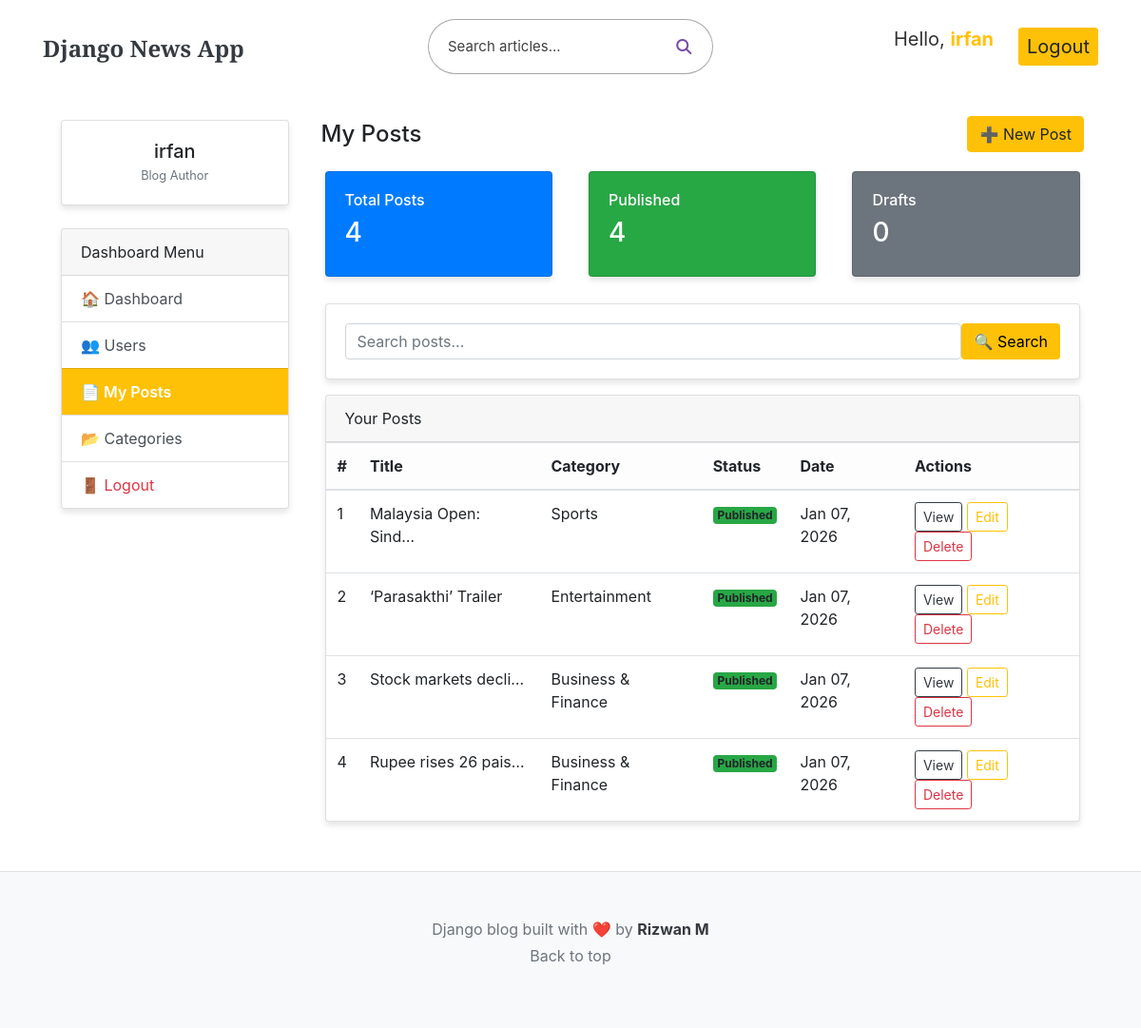
The page /dashboard/posts/ (signed in) on the database its author committed.
### blogs/models.py (models this page shows, shortened)
class Blog(models.Model):
    title = models.CharField(max_length=100)
    slug = models.SlugField(max_length=100, unique=True, blank=True)
    author = models.ForeignKey(User, on_delete=models.CASCADE)
    category = models.ForeignKey(Category, on_delete=models.CASCADE)
    featured_image = models.ImageField(upload_to='blogs/%Y/%m/%d/', null=True, blank=True)
    short_description = models.TextField(max_length=255)
    blog_body = models.TextField(max_length=5000)
    status = models.CharField(max_length=20, choices=Status_Choices, default='draft')
    is_featured = models.BooleanField(default=False)
    created_at = models.DateTimeField(auto_now_add=True)
    updated_at = models.DateTimeField(auto_now=True)

class Category(models.Model):
    category = models.CharField(max_length=100)
    created_at = models.DateTimeField(auto_now_add=True)
    updated_at = models.DateTimeField(auto_now=True)
    class Meta:
        verbose_name = "Category"
        verbose_name_plural = "Categories"

### dashboard/views.py (the view)
# urls.py: path('posts/', views.post_list, name='post_list'),
@login_required(login_url='login_user')
def post_list(request):
    search_query = request.GET.get('q', '').strip()
    posts = Blog.objects.filter(author=request.user)
    if search_query:
        posts = posts.filter(title__icontains=search_query)
    pablised_posts = posts.filter(status='published').count()
    draft_posts = posts.filter(status='draft').count()
    context = {
            'published_posts': pablised_posts,
            'draft_posts': draft_posts,
            'posts': posts,
        }
    return render(request, 'dashboard/posts.html', context)

### dashboard/templates/dashboard/posts.html (shortened to what this page needs)
{% extends "base.html" %}
{% block content %}
<div class="container-fluid mt-4">
    <div class="row">
            {% include "dashboard/sidebar.html" %}
        <div class="col-md-9">
            <div class="d-flex justify-content-between align-items-center mb-3">
                <h4 class="fw-bold mb-0">My Posts</h4>
                <a href="{% url "post_add" %}" class="btn btn-warning">
                    ➕ New Post
                </a>
            </div>
            <div class="row mb-4">
                <div class="col-md-4">
                    <div class="card bg-primary text-white shadow-sm">
                        <div class="card-body">
                            <h6>Total Posts</h6>
                            <h3>{{ posts.count }}</h3>
                        </div>
                    </div>
                </div>
                <div class="col-md-4">
                    <div class="card bg-success text-white shadow-sm">
                        <div class="card-body">
                            <h6>Published</h6>
                            <h3>{{ published_posts }}</h3>
                        </div>
                    </div>
                </div>
                <div class="col-md-4">
                    <div class="card bg-secondary text-white shadow-sm">
                        <div class="card-body">
                            <h6>Drafts</h6>
                            <h3>{{ draft_posts }}</h3>
                        </div>
                    </div>
                </div>
            </div>
            <div class="card shadow-sm mb-3">
                <div class="card-body">
                    <form method="get" action="{% url "post_list" %}" class="d-flex">
                        <input type="text"
                               name="q"
                               class="form-control me-2"
                               placeholder="Search posts..."
                               value="{{ request.GET.q }}">
                        <button class="btn bg-warning "
                                type="submit">
                            🔍 Search
                        </button>
                    </form>
                </div>
            </div>
            <div class="card shadow-sm">
                <div class="card-header fw-bold">
                    Your Posts
                </div>
                <div class="card-body p-0">
                    <table class="table table-hover mb-0 align-middle">
                        <thead class="table-light">
                            <tr>
                                <th>#</th>
                                <th>Title</th>
                                <th>Category</th>
                                <th>Status</th>
                                <th>Date</th>
                                <th class="text-end">Actions</th>
                            </tr>
                        </thead>
                        <tbody>
                            {% for post in posts %}
                            <tr>
                                <td>{{ forloop.counter }}</td>
                                <td>{{ post.title|truncatechars:20 }}</td>
                                <td>{{ post.category.category }}</td>
                                <td>
                                    {% if post.status == 'published' %}
                                        <span class="badge bg-success">Published</span>
                                    {% else %}
                                        <span class="badge bg-secondary">Draft</span>
                                    {% endif %}
                                </td>
                                <td>{{ post.created_at|date:"M d, Y" }}</td>
                                <td class="text-end">
                                    {% if post.status == 'published' %}
                                    <a href="{% url 'blog_detail' post.slug %}"
                                       class="btn btn-sm btn-outline-dark">
                                        View
                                    </a>
                                    <a href="{% url "post_edit" post.pk %}"
                                       class="btn btn-sm btn-outline-warning">
                                        Edit
                                    </a>
                                    <a href="{% url "post_delete" post.pk %}"
                                       class="btn btn-sm btn-outline-danger"
                                       onclick="return confirm('Delete this post?')">
                                        Delete
                                    </a>
                                    {% endif %}
                                </td>
                            </tr>
                            {% empty %}
                            <tr>
                                <td colspan="6" class="text-center text-muted py-4">
                                    No posts found
                                </td>
                            </tr>
                            {% endfor %}
                        </tbody>
                    </table>
                </div>
            </div>
        </div>
    </div>
</div>
{% endblock %}

### templates/base.html (shortened to what this page needs)
{% load static %}
<!DOCTYPE html>
<html>
<head>
    <link rel="stylesheet" href="{% static "base.css" %}" />
    <link rel="stylesheet" href="{% static "blog.css" %}" />
    <link
  rel="stylesheet"
  href="https://cdnjs.cloudflare.com/ajax/libs/font-awesome/6.5.0/css/all.min.css"/>
  <link href="https://getbootstrap.com/docs/4.0/dist/css/bootstrap.min.css" rel="stylesheet">
</head>
<body>
<div class="container">
    <header class="blog-header py-3 inverted-header"
            style="position: sticky; background-color: white; top: 0; z-index: 1000;">
        <div class="row flex-nowrap justify-content-between align-items-center">
            <div class="col-4 pt-1">
                <a class="blog-header-logo text-dark"
                   style="font-size: 150%; font-weight: bold;"
                   href="/">Django News App</a>
            </div>
            <div class="col-4 d-flex justify-content-center align-items-center">
             <form class="search-box" method="GET" action="{% url "search_results" %}">
                <input
                    type="text"
                    name="keyword"
                    placeholder="Search articles..."
                    aria-label="Search">
                <button type="submit">
                    <i class="fas fa-search"></i>
                </button>
            </form>
            </div>
            <div class="col-4 d-flex justify-content-end align-items-center">
                {% if not user.is_authenticated %}
                <a class="btn btn-sm btn-warning" href="{% url 'login_user' %}" style="font-size: 20px;">Login</a>
                &ensp;
                <a class="btn btn-sm btn-outline-secondary" href="{% url 'register_user' %}" style="font-size: 20px;">Register</a>
                {% else %}
                <p class="btn btn-sm" style="font-size: 20px;"><span class="btn btn-sm user-greeting" style="font-size: 20px;">
                    <a href="{% url 'dashboard' %}" style="text-decoration: none;">
                    <span class="hover-text" data-hover="Dashboard">
                    <span class="original">Hello, <span class="user-name">{{ user }}</span> </span>
                    </span>
                </a>
                </span>
                </p>
                <a class="btn btn-sm btn-warning" href="{% url 'logout_user' %}" style="font-size: 20px;">Logout</a>
                {% endif %}
            </div>
        </div>
    </header>
    {% block content %}{% endblock %}
</div>
<footer class="blog-footer bg-light py-5 border-top mt-5">
<div class="container text-center">
    <p class="mb-1 text-muted">Django blog built with ❤️ by <a href="#" class="text-dark font-weight-bold">Rizwan M</a></p>
    <p><a href="#" class="text-muted">Back to top</a></p>
</div>
</footer>
</body>
</html>

### dashboard/templates/dashboard/sidebar.html
    <div class="col-md-3">
            <div class="card shadow-sm mb-4">
                <div class="card-body text-center">
                    <h5 class="mb-0">{{ request.user.username }}</h5>
                    <small class="text-muted">Blog Author</small>
                </div>
            </div>
  <div class="card shadow-sm">
                <div class="card-header fw-bold">
                    Dashboard Menu
                </div>
                <ul class="list-group list-group-flush">
                    <a href="{% url 'dashboard' %}" class=" list-group-item list-group-item-action {% if '/dashboard/' == request.path %}active-warning {% endif %}">🏠 Dashboard</a>
                    {% if perms.auth.add_user %}
                    <a href="{% url 'user_list' %}" class=" list-group-item list-group-item-action {% if '/users/' in request.path %}active-warning {% endif %}">👥 Users</a>
                    {% endif %}
                    <a href="{% url 'post_list' %}" class="list-group-item list-group-item-action {% if '/posts/' in request.path %}active-warning {% endif %}">📄 My Posts</a>
                    <a href="{% url "category_list" %}" class="list-group-item list-group-item-action {% if '/categories/' in request.path %}active-warning {% endif %}">📂 Categories</a>
                    <a href="{% url 'logout_user' %}" class="list-group-item list-group-item-action text-danger {% if '/logout/' in request.path %}active-warning {% endif %}">🚪 Logout</a>
                </ul>
            </div>
        </div>

### static/base.css (style rules this page uses)
.search-box { display: flex; align-items: center; background: rgba(255, 255, 255, 0.18); backdrop-filter: blur(12px); border: 1px solid rgba(0, 0, 0, 0.35); border-radius: 30px; padding: 6px 8px; width: 300px; transition: all 0.35s ease; }
.search-box input { border: none; outline: none; background: transparent; color: #221d1d; padding: 8px 12px; width: 100%; font-size: 15px; }
.search-box input::placeholder { color: rgba(0, 0, 0, 0.75); }
.search-box button { background: transparent; border: none; border-radius: 50%; width: 50px; height: 44px; display: block; align-items: center; justify-content: center; cursor: pointer; color: #764ba2; transition: all 0.3s ease; }
.user-greeting { display: inline-flex; align-items: center; transition: transform 0.25s ease; }
.hover-text { position: relative; display: inline-block; cursor: pointer; color: #333; white-space: nowrap; transition: color 0.3s ease; }
.hover-text .original { visibility: visible; transition: opacity 0.5s ease-out; }
.hover-text::after { content: attr(data-hover); position: absolute; left: 20px; opacity: 0; color: #ffc107; }
.user-name { font-weight: bold; color: #ffc107; }

### blogs/static/blog.css (style rules this page uses)
:root { --primary-color: hsl(210, 10%, 23%); --accent-color: #ffc107; --text-muted: #6c757d; }
body { font-family: 'Inter', -apple-system, BlinkMacSystemFont, "Segoe UI", Roboto, sans-serif; color: #333; line-height: 1.6; }
h1, h2, h3, h4, .blog-header-logo { font-family: 'Playfair Display', serif; }
a.blog-header-logo { font-size: x-large; text-decoration: none; }
.card { transition: transform 0.3s ease, box-shadow 0.3s ease; margin: 4px; border-radius: 12px; overflow: hidden; background: #fff; box-shadow: 0 4px 6px rgba(0,0,0,0.1); }
.blog-footer { padding: 3rem 0; color: #999; text-align: center; background-color: #f9f9f9; border-top: 1px solid #e5e5e5; margin-top: 3rem; }
.active-warning { background-color: #ffc107 !important; color: white !important; font-weight: 600; border-left: 5px solid #ff9800; }

### rows shown on the page
Blog: title "Malaysia Open: Sind…", category.category "Sports", status "Published", created_at "Jan 07, 2026"
Blog: title "‘Parasakthi’ Trailer", category.category "Entertainment", status "Published", created_at "Jan 07, 2026"
Blog: title "Stock markets decli…", category.category "Business & Finance", status "Published", created_at "Jan 07, 2026"
Blog: title "Rupee rises 26 pais…", category.category "Business & Finance", status "Published", created_at "Jan 07, 2026"

### other values the page prints
{{ user }} "irfan"
{{ request.user.username }} "irfan"
{{ posts.count }} "4"
{{ published_posts }} "4"
{{ draft_posts }} "0"
